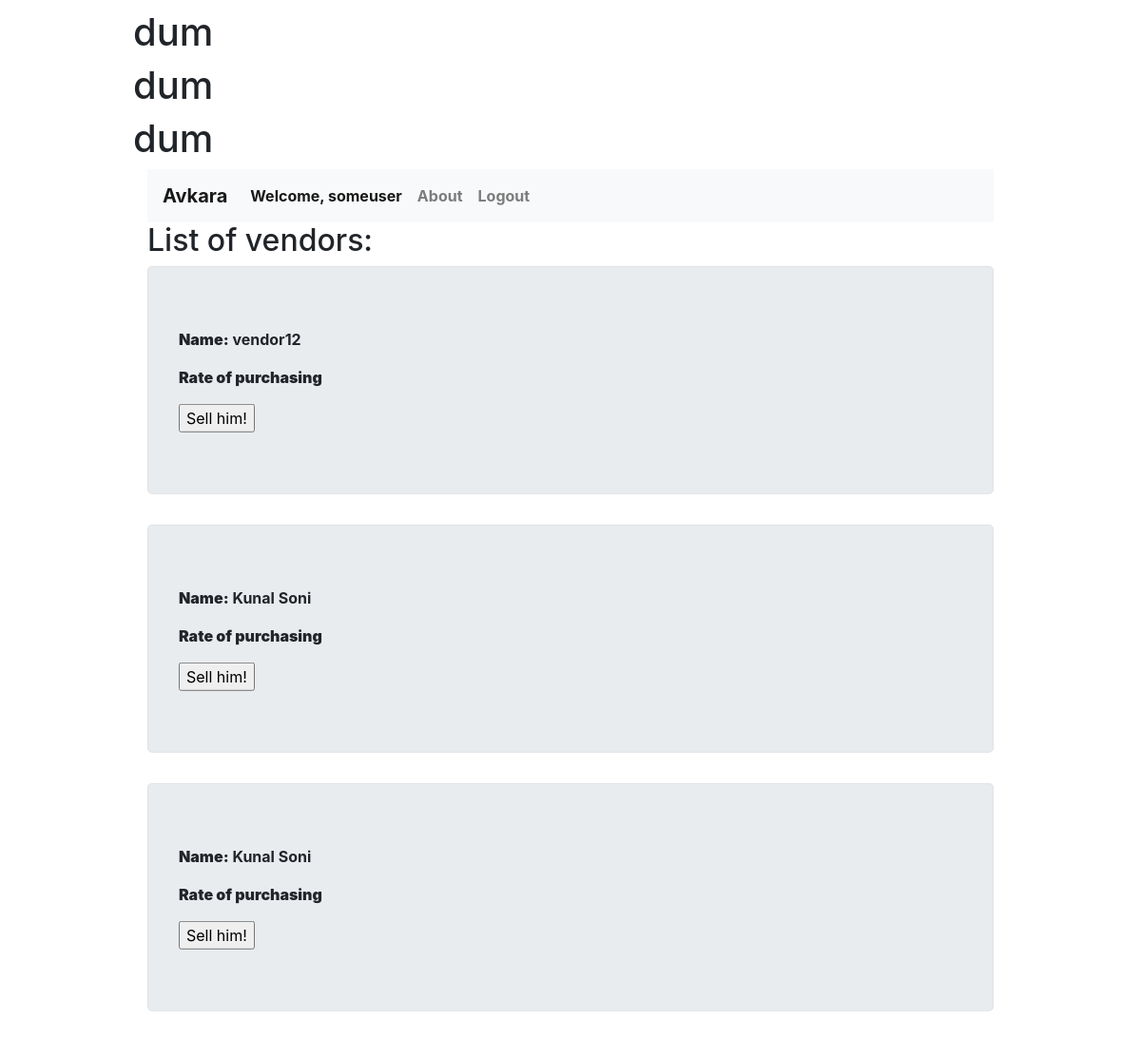
The page /avkara/vendors_list (signed in) on the database as committed earlier.
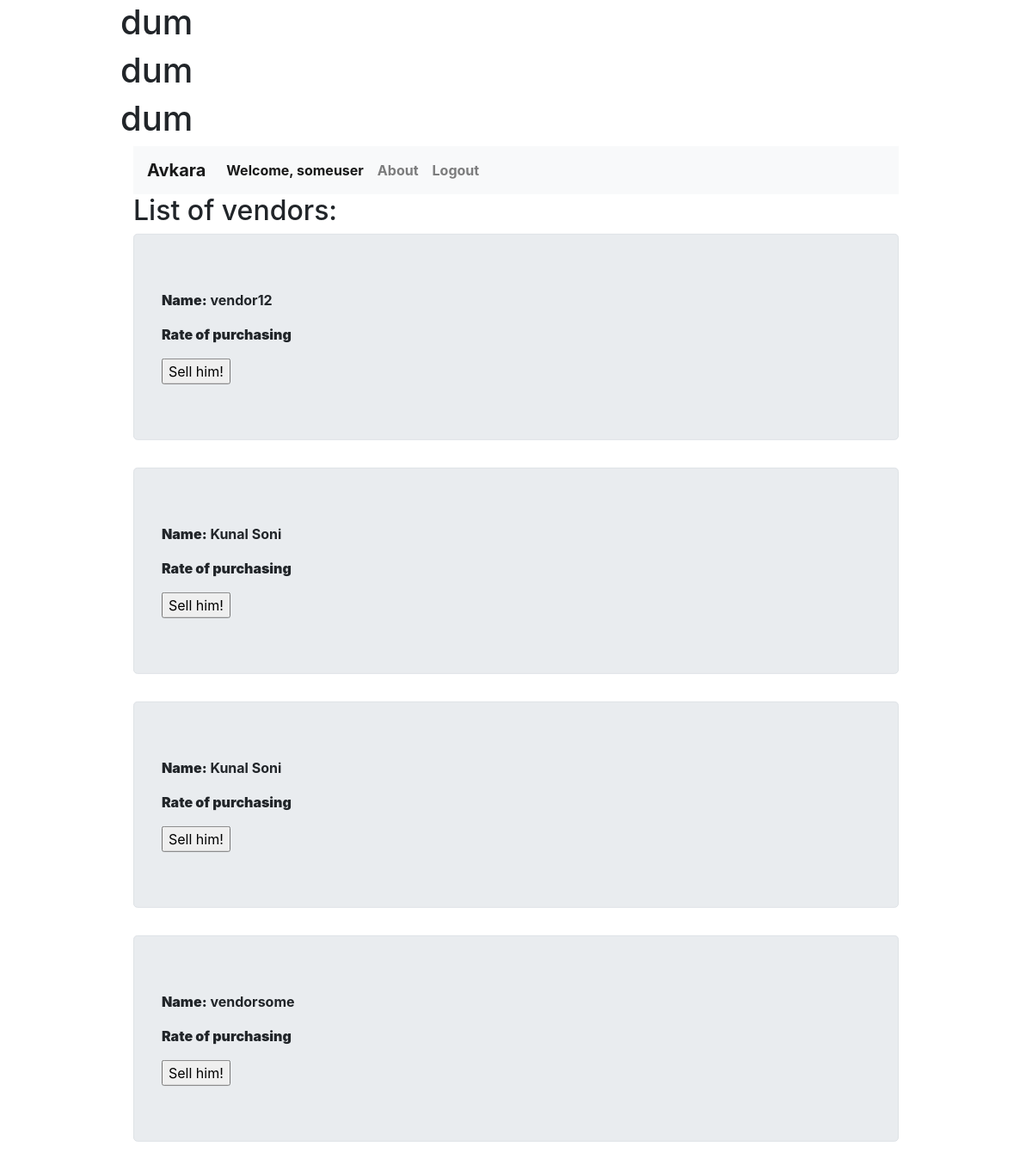
The same page on the database as committed later.
### avkara/models.py (models this page shows, shortened)
class VendorDetails(models.Model):
    name = models.CharField(max_length = 64)
    username_vendor = models.OneToOneField(User, on_delete = models.CASCADE)
    mobile_number = models.PositiveIntegerField(primary_key=True, validators=[MinValueValidator(999999999)])
    rate = models.CharField(max_length=64)

### avkara/views.py (the view)
# urls.py: path('vendors_list', views.vendors_list, name='VendorsList'),
@login_required
def vendors_list(request):
    allvendors= VendorDetails.objects.all()
    context= {'allvendors': allvendors}
    return render(request, 'avkara/vendors_list.html', context)

### template/avkara/vendors_list.html (shortened to what this page needs)
{% extends 'avkara/base.html' %}
{% block bodyblock %}
<h1>dum</h1>
<h1>dum</h1>
<h1>dum</h1>
<div class="container">
  <nav class="navbar navbar-expand-lg navbar-light bg-light">
    <a class="navbar-brand" href="#">Avkara</a>
    <div class="collapse navbar-collapse" id="navbarNav">
      <ul class="navbar-nav">
        <li class="nav-item active">
          <a class="nav-link" href="#">Welcome, {{ request.user }}</a>
        </li>
        <li class="nav-item">
          <a class="nav-link" href="{% url 'index' %}">About</a>
        </li>
        <li class="nav-item">
          <a class="nav-link" href="{% url 'avkara:logout' %}">Logout</a>
        </li>
      </ul>
    </div>
  </nav>
  <h2>List of vendors:</h2>
  {% for VendorDetails in allvendors %}
    <div class="border jumbotron">
      <p><b>Name:</b> {{ VendorDetails.name }}</p>
      <p><b>Rate of purchasing</b>{{ VendorDetails.rate }}</p>
      <form method="post">
      <input type="submit" value="Sell him!">
      </form>
    </div>
  {% endfor %}
</div>
{% endblock %}

### template/avkara/base.html (shortened to what this page needs)
<!DOCTYPE html>
{% load staticfiles %}
<html lang="en" dir="ltr">
  <head>
    <link rel="stylesheet" href="https://stackpath.bootstrapcdn.com/bootstrap/4.3.1/css/bootstrap.min.css">
    <link rel="stylesheet" href="{% static "avkara/base_style.css" %}" type="text/css">
  </head>
  <body>
    <div class="content">
      {% block bodyblock %}
      {% endblock %}
    </div>
  </body>
</html>

### static/avkara/base_style.css (style rules this page uses)
body, html { height: 100%; }
* { box-sizing: border-box; }
.content { font-weight: bold; position: absolute; top: 50%; left: 50%; transform: translate(-50%, -50%); z-index: 2; width: 80%; padding: 20px; }

Rows that differ between the two databases and show on the page:
added VendorDetails: name "vendorsome"
